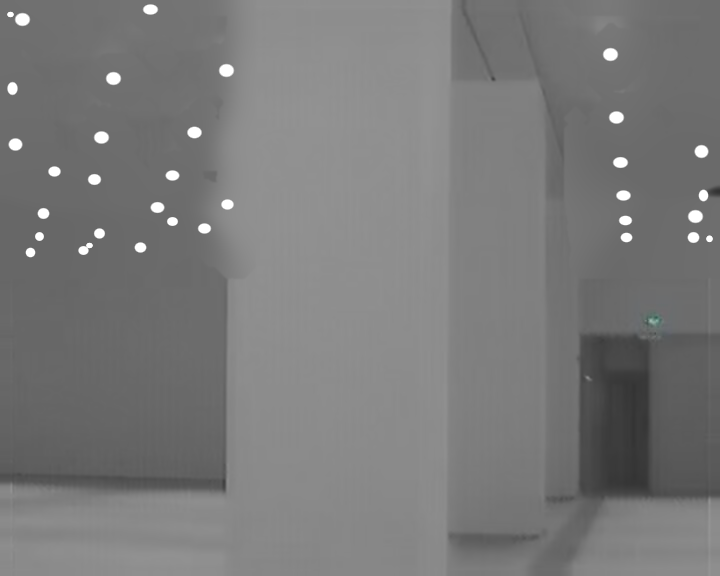
#> input picture tools/scratch/clean_ceil.png, 720 x 576 px, found by its file name
$ python proto_coma_drain.py   (older library calls are emulated)
#> lines starting #> are read from the running program, lines starting #| are printed output that depends on the picture; after the words box and inside, x2 and y2 are one past the last pixel; in counts of white or black regions, pixels touching at a corner belong together
#> further down, clean_im is the input picture: PIL image 720x576 RGB; mean R, G, B 121.5, 121.5, 121.5
### atsim/core/signal.py
"""
Signal representation and the frequency-domain primitives.

The engine deliberately keeps *luma* and *chroma* as separate planes through
most of the chain.  That is the only way to model what actually happens in a
composite tape format:

    the two components are filtered by different bandwidths, then they are
    physically added into ONE signal, and the player must separate them
    again -- imperfectly.

Cross-color (fine luma detail turning into colour) and cross-luma (colour
turning into moving dot patterns) are *consequences* of that round trip, not
overlays.  They appear here because we really do add and really do separate.
"""
from __future__ import annotations

from dataclasses import dataclass, field
from typing import Any

import numpy as np
from scipy.fft import irfft as _sp_irfft, next_fast_len as _next_fast_len, rfft as _sp_rfft
from scipy.ndimage import convolve1d
from scipy.signal import lfilter as _lfilter

from .standards import VideoStandard

try:
    import cv2 as _cv2
    _HAVE_CV2 = True
except Exception:
    _cv2 = None  # type: ignore[assignment]
    _HAVE_CV2 = False

TWO_PI = 2.0 * np.pi
_ONE_KERNEL = np.array([1.0], dtype=np.float32)

# NTSC / SMPTE 170M weights (also the Rec.601 luma weights)
RGB_TO_Y = np.array([0.299, 0.587, 0.114], dtype=np.float64)

_GAUSS_CACHE: dict[int, np.ndarray] = {}
_SUBCARRIER_CACHE: dict[tuple, tuple[np.ndarray, np.ndarray, np.ndarray]] = {}
_FFT_BP_CACHE: dict[tuple, np.ndarray] = {}


# ---------------------------------------------------------------------------
# kernel design
# ---------------------------------------------------------------------------
def gaussian_kernel(sigma: float) -> np.ndarray:
    """
    Finite Gaussian kernel, normalised to unity DC gain.
    """
    sigma = float(max(1e-6, sigma))
    if sigma < 0.30:
        return _ONE_KERNEL
    key = int(round(sigma * 100000.0))
    hit = _GAUSS_CACHE.get(key)
    if hit is not None:
        return hit
    radius = int(np.ceil(3.0 * sigma))
    x = np.arange(-radius, radius + 1, dtype=np.float64)
    k = np.exp(-0.5 * (x / sigma) ** 2)
    out = (k / k.sum()).astype(np.float32)
    if len(_GAUSS_CACHE) > 256:
        _GAUSS_CACHE.pop(next(iter(_GAUSS_CACHE)), None)
    _GAUSS_CACHE[key] = out
    return out


# [67 lines left out: functions highpass_kernel, bandpass_kernel, _fft_fir_1d, apply_fir, not called in this run]


def lowpass(plane: np.ndarray, sigma: float, axis: int | None = None) -> np.ndarray:
    k = gaussian_kernel(sigma)
    klen = len(k)
    if klen == 1:
        return plane
    if axis is None:
        if (
            _HAVE_CV2
            and plane.ndim in (2, 3)
            and plane.dtype == np.float32
            and (plane.ndim == 2 or plane.shape[2] <= 4)
            and klen <= 255
            and plane.shape[0] > klen
            and plane.shape[1] > klen
        ):
            return _cv2.sepFilter2D(plane, _cv2.CV_32F, k, k, borderType=_cv2.BORDER_REFLECT)
        return apply_fir(apply_fir(plane, k, 1), k, 0)
    return apply_fir(plane, k, axis)


# [103 lines left out: functions highpass, bandpass, horizontal_shift, vertical_shift, shift_line_band, rgb_to_yiq and 1 more, not called in this run]


# ---------------------------------------------------------------------------
# the frame passed between pipeline stages
# ---------------------------------------------------------------------------
@dataclass
class SignalFrame:
    """
    A frame *as a video signal*, not as a picture.

    y : luma plane,  float32 (H, W), nominal 0..1
    i, q : chroma planes, float32 (H, W)
    """
    y: np.ndarray
    i: np.ndarray
    q: np.ndarray

    @property
    def height(self) -> int:
        return int(self.y.shape[0])

    @property
    def width(self) -> int:
        return int(self.y.shape[1])

    # [163 lines left out: functions copy, from_rgb, to_rgb, blend_to, stats, _subcarrier_tables and 5 more, not called in this run]


# ---------------------------------------------------------------------------
# receiver Y/C separation topologies
# ---------------------------------------------------------------------------
YC_SEPARATION = ("band", "box", "line1", "line2", "fir2d", "iir")


# [8 lines left out: function separation_kind_name, not called in this run]


FIR2D_DIAG_W = 0.0625


def _phase_alternates(std: VideoStandard) -> bool:
    cycles = std.subcarrier_hz / std.line_hz
    return abs(cycles - round(cycles)) > 0.25


# [141 lines left out: functions chroma_vert_blend, chroma_vert_coherence, yc_separate, demod_chroma, remod_chroma, chroma_under_luma, not called in this run]

### tools/scratch/proto_coma_drain.py
import numpy as np
from scipy.ndimage import gaussian_filter, binary_dilation, binary_erosion
from PIL import Image
from atsim.core.signal import lowpass, highpass

LUMA = np.array([0.299, 0.587, 0.114], np.float32)

def proto_coma(rgb: np.ndarray, coma_amt: float, axis_offset: float) -> np.ndarray:
    """
    Physical off-axis Seidel coma + C-mount DC auto-iris 3-lobe pupil diffraction & chromatic coma.
    """
#> called with coma_amt = 0.72, axis_offset = 0.5
    if coma_amt < 1e-4:
        return rgb
    a = float(coma_amt)
    h, w = rgb.shape[:2]
#> h = 576; w = 720
    scale_w = w / 720.0
#> scale_w = 1
    yy, xx = np.mgrid[0:h, 0:w].astype(np.float32)
    nx = (xx / max(1, w - 1)) * 2.0 - 1.0
    ny = (yy / max(1, h - 1)) * 2.0 - 1.0
    # Decentered/tilted optical axis: positive axis_offset places the coma-free axis near the top-left
    dx_ax = -float(axis_offset) * 2.2
    dy_ax = -float(axis_offset) * 1.65
    rx = nx - dx_ax
    ry = ny - dy_ax
    r2 = np.clip((rx * rx + ry * ry) / 4.0, 0.0, 1.2)
    radius = np.sqrt(np.clip(r2, 1e-6, None))
    ux = rx / np.maximum(np.hypot(rx, ry), 1e-6)
    uy = ry / np.maximum(np.hypot(rx, ry), 1e-6)
    # In the right-side column of lamps (nx > 0.4), the coma vector has a slight downward sag (~22 deg)
    uy_eff = np.clip(uy + 0.18 * np.clip(nx, 0.0, 1.0), -1.0, 1.0)
    unorm = np.maximum(np.hypot(ux, uy_eff), 1e-6)
    ux, uy = ux / unorm, uy_eff / unorm
    vx, vy = -uy, ux

    # Isolate bright highlight sources above local surround so flat walls/ceilings are NEVER shifted or lifted!
    lum = rgb @ LUMA
    bg_lum = lowpass(lum, max(2.0, 14.0 * scale_w))
    bg_rgb = np.stack([lowpass(rgb[..., c], max(2.0, 14.0 * scale_w)) for c in range(3)], axis=-1)
    hot_m = np.clip((lum - np.maximum(bg_lum + 0.14, 0.72)) / 0.18, 0.0, 1.0)
    if float(hot_m.max()) < 1e-4:
        return rgb

    # Project highlights along 3 comatic fan lobes (-26 deg, +1 deg, +27 deg) relative to (ux, uy)
    hot_excess = np.clip(rgb - bg_rgb, 0.0, None) * (hot_m[..., None] ** 0.7)
    lobe_angles = (-0.46, 0.02, 0.48)
    lobe_weights = (0.36, 0.44, 0.36)
    reach_base = (1.5 + 8.5 * a) * scale_w * np.clip(0.55 + 0.55 * radius, 0.4, 1.15)

    fan_r = np.zeros((h, w), np.float32)
    fan_g = np.zeros((h, w), np.float32)
    fan_b = np.zeros((h, w), np.float32)

    for ang, lw in zip(lobe_angles, lobe_weights):
        ca, sa = float(np.cos(ang)), float(np.sin(ang))
        dx_l = ca * ux + sa * vx
        dy_l = ca * uy + sa * vy
        for step_k, frac in enumerate((0.22, 0.44, 0.66, 0.88, 1.10)):
            w_step = lw * (1.15 - 0.72 * frac) * a
            # Chromatic coma dispersion: Blue extends farthest along +d, Green medium, Red shortest
            for ch_idx, (c_reach, c_gain, acc) in enumerate((
                (0.58, 0.82, fan_r),
                (0.92, 1.12, fan_g),
                (1.18, 1.48, fan_b),
            )):
                dist_px = reach_base * frac * c_reach
                sy = np.clip(np.round(yy - dy_l * dist_px).astype(np.int32), 0, h - 1)
                sx = np.clip(np.round(xx - dx_l * dist_px).astype(np.int32), 0, w - 1)
                acc += hot_excess[sy, sx, ch_idx] * (w_step * c_gain)

    # Also shift Red slightly upstream (-ux, -uy and -y) to form the warm orange-red upper/leading rim!
    sy_up = np.clip(np.round(yy + (0.75 * uy + 0.65) * 2.8 * scale_w * a).astype(np.int32), 0, h - 1)
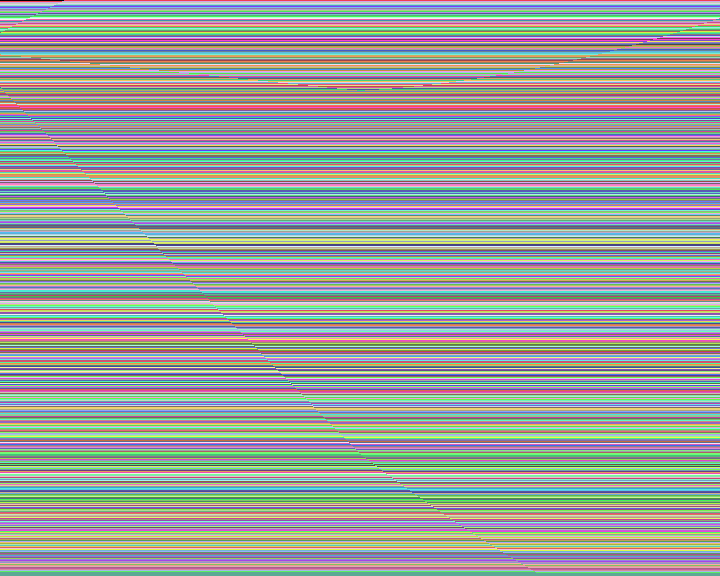
#> sy_up: shape (576, 720) int32; 576 distinct labels, from 0 to 575; one colour per label, 0 black
    sx_up = np.clip(np.round(xx + (0.65 * ux) * 2.2 * scale_w * a).astype(np.int32), 0, w - 1)
    warm_up = hot_excess[sy_up, sx_up, 0]
    warm_up = lowpass(warm_up, max(0.8, 1.6 * scale_w))

    out = rgb.astype(np.float32).copy()
    out[..., 0] += fan_r + 0.52 * a * warm_up
#> out: shape (576, 720, 3) float32; mean R, G, B 0.487, 0.477, 0.477
    out[..., 1] += fan_g + 0.16 * a * warm_up
#> out: shape (576, 720, 3) float32; mean R, G, B 0.487, 0.489, 0.477
    out[..., 2] += fan_b - 0.22 * a * warm_up
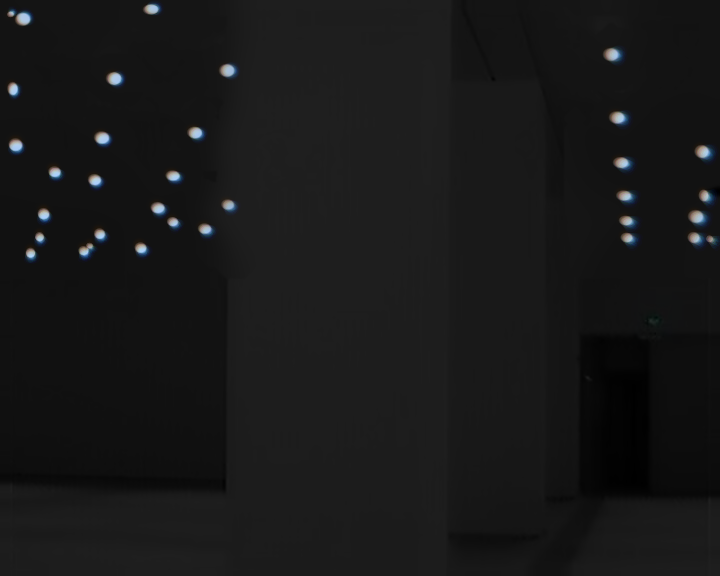
#> out: shape (576, 720, 3) float32; mean R, G, B 0.487, 0.489, 0.492; drawn with min black and max white
    return np.clip(out, 0.0, 2.5).astype(np.float32)
#> returned value: shape (576, 720, 3) float32


def proto_overflow_drain(rgb: np.ndarray, drain_amt: float, coma_amt: float, axis_offset: float) -> np.ndarray:
    """
    Physical CCD anti-blooming overflow drain + 2D video contour peaking & iris-blade inter-lobe notches.
    """
#> called with drain_amt = 0.65, coma_amt = 0.72, axis_offset = 0.5
    if drain_amt < 1e-4:
        return rgb
    h, w = rgb.shape[:2]
#> h = 576; w = 720
    scale_w = w / 720.0
#> scale_w = 1
    lum = rgb @ LUMA
    bg_lum = lowpass(lum, max(2.0, 14.0 * scale_w))

    # Saturated photosites
    core_mask = (lum >= 0.78) & ((lum - bg_lum) >= 0.14)
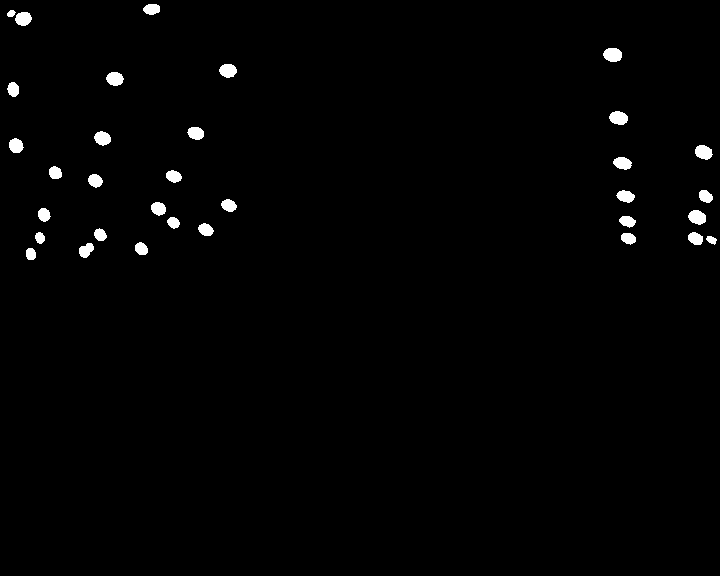
#> core_mask: shape (576, 720) bool; 1.2% white; 33 white regions, largest, box (x1, y1, x2, y2) and area: (603, 48, 622, 62) 215, (609, 111, 628, 125) 204, (688, 210, 706, 225) 202
    if not core_mask.any():
        return rgb

    yy, xx = np.mgrid[0:h, 0:w].astype(np.float32)
    nx = (xx / max(1, w - 1)) * 2.0 - 1.0
    ny = (yy / max(1, h - 1)) * 2.0 - 1.0
    dx_ax = -float(axis_offset) * 2.2
    dy_ax = -float(axis_offset) * 1.65
    rx = nx - dx_ax
    ry = ny - dy_ax
    ux = rx / np.maximum(np.hypot(rx, ry), 1e-6)
    uy = ry / np.maximum(np.hypot(rx, ry), 1e-6)
    uy_eff = np.clip(uy + 0.18 * np.clip(nx, 0.0, 1.0), -1.0, 1.0)
    unorm = np.maximum(np.hypot(ux, uy_eff), 1e-6)
    ux, uy = ux / unorm, uy_eff / unorm
    vx, vy = -uy, ux

    # Compute local centroid coordinates (dx_loc, dy_loc) of each highlight via fast Gaussian moments
    w_src = np.clip((lum - bg_lum - 0.12) / 0.22, 0.0, 1.0) ** 2
    sig_c = max(2.5, 7.5 * scale_w)
#> sig_c = 7.5
    w_sum = lowpass(w_src, sig_c)
    cx_loc = lowpass(w_src * xx, sig_c) / np.maximum(w_sum, 1e-5)
    cy_loc = lowpass(w_src * yy, sig_c) / np.maximum(w_sum, 1e-5)
    dx_loc = (xx - cx_loc) / max(scale_w, 0.5)
    dy_loc = (yy - cy_loc) / max(scale_w, 0.5)
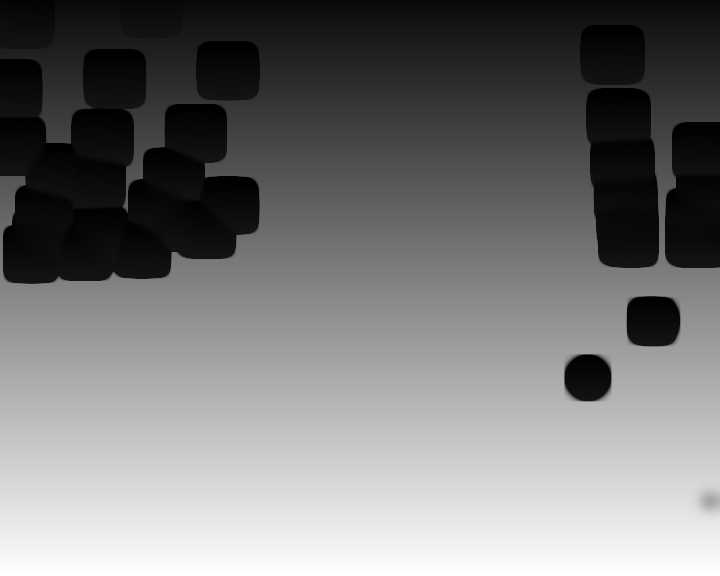
#> dy_loc: shape (576, 720) float32; min -23, max 575, mean 256.2; drawn with min black and max white
    r_loc = np.hypot(dx_loc, dy_loc)
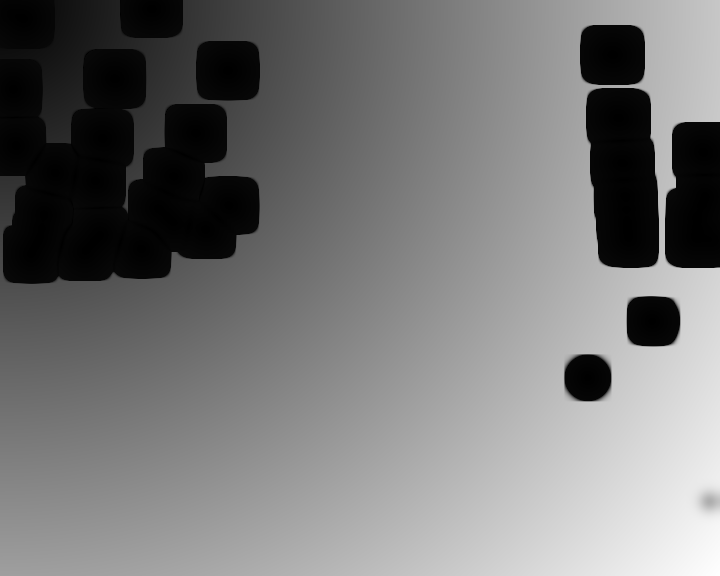
#> r_loc: shape (576, 720) float32; min 0.0236, max 920.6, mean 431; drawn with min black and max white

    # Comatic coordinates relative to highlight center
    s_par = dx_loc * ux + dy_loc * uy
    s_perp = dx_loc * vx + dy_loc * vy
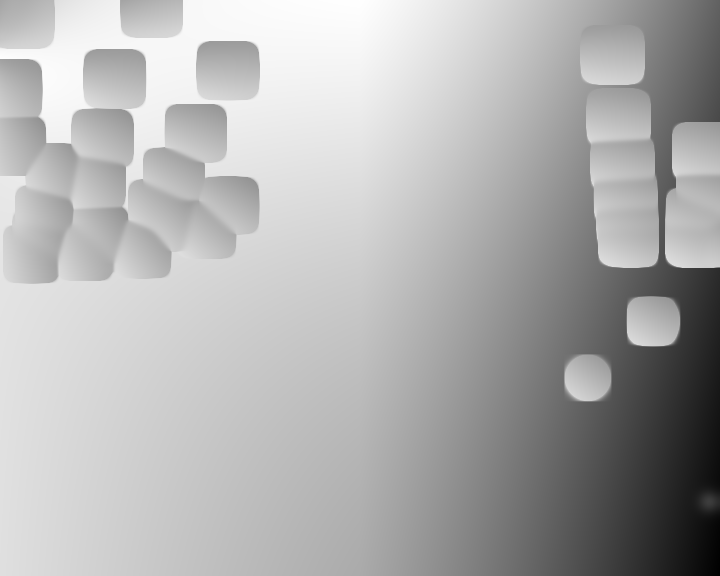
#> s_perp: shape (576, 720) float32; min -148.3, max 56.47, mean -6.6; drawn with min black and max white
    psi = np.arctan2(s_perp, np.maximum(s_par + 1.2, 1e-3))

    # 1. Carve the 2 dark iris-blade inter-lobe V-notches on the trailing side (s_par > 1.2)
    #    at psi = -0.22 rad (-12.5 deg) and psi = +0.25 rad (+14.3 deg)
    notch1 = np.exp(-0.5 * ((psi + 0.23) / 0.115) ** 2)
    notch2 = np.exp(-0.5 * ((psi - 0.25) / 0.115) ** 2)
    radial_gate = np.clip((s_par - 0.8) / 2.2, 0.0, 1.0) * np.clip((10.5 - r_loc) / 3.5, 0.0, 1.0)
    notch_carve = np.clip((notch1 + notch2) * radial_gate * float(np.clip(coma_amt * 1.4, 0.0, 1.0)), 0.0, 1.0)

    # Effective saturated core after iris-blade notch carving
    eff_core = core_mask & (notch_carve < 0.48)
#> eff_core: shape (576, 720) bool; 1.1% white; 34 white regions (1 under 20 px), largest, box (x1, y1, x2, y2) and area: (603, 48, 622, 62) 191, (609, 111, 628, 125) 181, (695, 145, 712, 160) 179

    # 2. Outer overflow-drain ring around eff_core
    r_px = max(1, int(round(2.2 * scale_w)))
#> r_px = 2
    dil1 = binary_dilation(eff_core, iterations=r_px)
#> dil1: shape (576, 720) bool; 1.8% white; 31 white regions, largest, box (x1, y1, x2, y2) and area: (5, 8, 34, 28) 362, (686, 230, 719, 247) 343, (601, 46, 624, 64) 314
    dil2 = binary_dilation(eff_core, iterations=r_px + 1)
#> dil2: shape (576, 720) bool; 2.2% white; 30 white regions, largest, box (x1, y1, x2, y2) and area: (616, 213, 639, 248) 527, (4, 7, 35, 29) 431, (685, 229, 720, 248) 420
    ring_inner = dil1 & (~eff_core)
#> ring_inner: shape (576, 720) bool; 0.78% white in thin lines or dots, all inside (x1, y1, x2, y2) = (5, 2, 719, 262)
    ring_outer = dil2 & (~dil1)
#> ring_outer: shape (576, 720) bool; 0.39% white in thin lines or dots, all inside (x1, y1, x2, y2) = (4, 1, 720, 263)

    # Directional weighting of the black overflow-drain rim:
    # Deepest (nearly 0.02 black!) on the leading/upper-left arc (s_par < 2.2 or dy_loc < 1.0)
    # and in the inter-lobe notches, while open on the trailing cyan-blue lobe tips!
    lead_arc = np.clip((2.4 - s_par) / 2.8, 0.0, 1.0)
    top_arc = np.clip((1.5 - dy_loc) / 2.5, 0.0, 1.0)
    rim_dir = np.clip(np.maximum(lead_arc, 0.85 * top_arc), 0.12, 1.0)
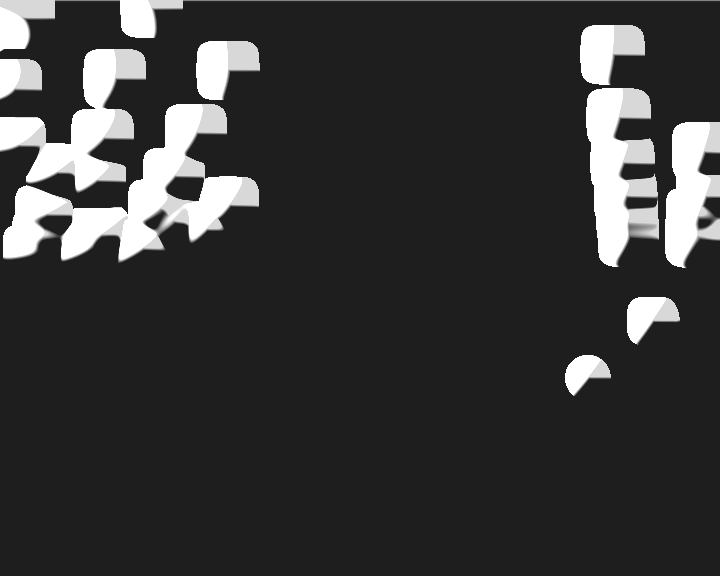
#> rim_dir: shape (576, 720) float32; min 0.12, max 1, mean 0.221

    drain_strength = float(np.clip(drain_amt * 1.55, 0.0, 0.96))
    rim_atten = (
        ring_inner.astype(np.float32) * rim_dir * drain_strength
        + ring_outer.astype(np.float32) * rim_dir * (0.48 * drain_strength)
        + (notch_carve * (eff_core | ring_inner).astype(np.float32)) * (0.88 * drain_strength)
    )
    rim_atten = lowpass(np.clip(rim_atten, 0.0, 0.96), max(0.45, 0.55 * scale_w))

    out = rgb * (1.0 - rim_atten[..., None])

    # 3. Inside eff_core: 100 IRE composite white-clip plateau (~0.865) + 110 IRE inner-edge peaking (~0.97)
    eroded = binary_erosion(eff_core, iterations=max(1, int(round(1.6 * scale_w))))
    inner_edge = eff_core & (~eroded)
    plateau_mask = lowpass(eroded.astype(np.float32), max(0.5, 0.8 * scale_w))
    peaking_mask = lowpass(inner_edge.astype(np.float32), max(0.4, 0.6 * scale_w))

    # Compress flat interior plateau to ~0.865 while peaking the inner perimeter to ~0.975
    out_lum = np.maximum(out @ LUMA, 1e-4)
    target_lum = out_lum * (1.0 - plateau_mask) + 0.865 * plateau_mask
    target_lum = np.clip(target_lum + 0.11 * peaking_mask, 0.0, 0.99)
    out = out * (target_lum / out_lum)[..., None]

    # 4. Chromatic Coma & Composite Subcarrier Dipole across the lamp:
    #    - Warm orange-red fringe (R - B > 0) along the upper/leading rim (dy_loc < -1.5)
    #    - Cyan-blue gradient (B - R > 0) from core center into the lower-right 3-fingered tail (s_par > -1.0)
    near_lamp = np.clip(w_sum * 3.2, 0.0, 1.0) * float(np.clip(coma_amt * 1.4, 0.0, 1.0))
    warm_zone = near_lamp * np.clip((-dy_loc - 0.5) / 5.5, 0.0, 1.0) * np.exp(-0.5 * (r_loc / 11.5) ** 2)
    blue_zone = near_lamp * np.clip((s_par + 1.5) / 7.5, 0.0, 1.0) * np.exp(-0.5 * (r_loc / 12.5) ** 2) * (1.0 - 0.45 * notch_carve)

    out[..., 0] = np.clip(out[..., 0] + 0.14 * warm_zone - 0.11 * blue_zone, 0.0, 1.0)
    out[..., 1] = np.clip(out[..., 1] + 0.03 * warm_zone + 0.03 * blue_zone, 0.0, 1.0)
    out[..., 2] = np.clip(out[..., 2] - 0.13 * warm_zone + 0.15 * blue_zone, 0.0, 1.0)

    return np.clip(out, 0.0, 1.0).astype(np.float32)

clean_im = Image.open("/working_dir/c_8f1524494f0b64f7/artifacts/file_generation/ttl=63d/output/clean_ceil.png").convert("RGB")
clean_arr = np.asarray(clean_im, dtype=np.float32) / 255.0

step1 = proto_coma(clean_arr, coma_amt=0.72, axis_offset=0.50)
step2 = proto_overflow_drain(step1, drain_amt=0.65, coma_amt=0.72, axis_offset=0.50)

# Save side-by-side 3x zoom of Left & Right lamps: Real vs Simulated!
sim_im = Image.fromarray((np.clip(step2, 0, 1) * 255).astype(np.uint8))
#> (the run stopped early here; a loop or call above may not have finished)
